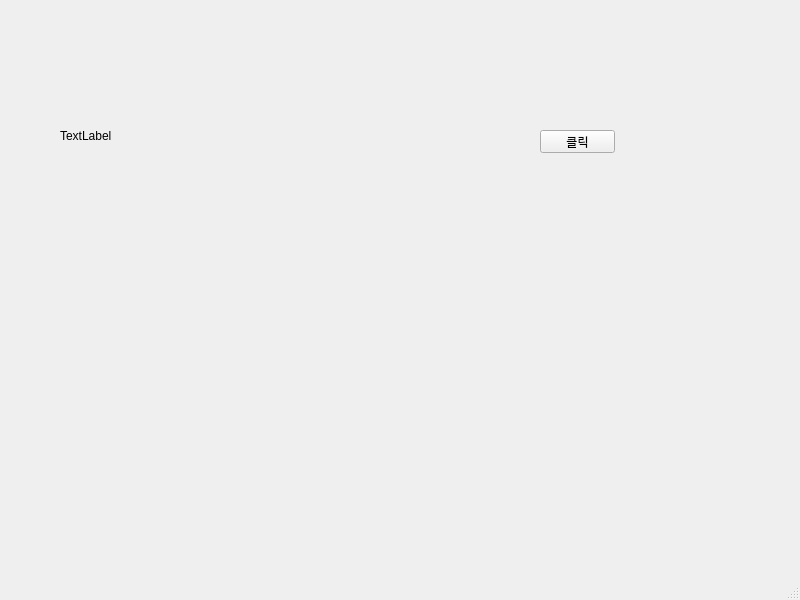
<?xml version="1.0" encoding="UTF-8"?>
<ui version="4.0">
 <class>MainWindow</class>
 <widget class="QMainWindow" name="MainWindow">
  <property name="geometry">
   <rect>
    <x>0</x>
    <y>0</y>
    <width>800</width>
    <height>600</height>
   </rect>
  </property>
  <property name="windowTitle">
   <string>MainWindow</string>
  </property>
  <widget class="QWidget" name="centralwidget">
   <widget class="QPushButton" name="pushButton">
    <property name="geometry">
     <rect>
      <x>540</x>
      <y>130</y>
      <width>75</width>
      <height>23</height>
     </rect>
    </property>
    <property name="text">
     <string>클릭</string>
    </property>
   </widget>
   <widget class="QLabel" name="label">
    <property name="geometry">
     <rect>
      <x>60</x>
      <y>120</y>
      <width>161</width>
      <height>31</height>
     </rect>
    </property>
    <property name="text">
     <string>TextLabel</string>
    </property>
   </widget>
  </widget>
  <widget class="QMenuBar" name="menubar">
   <property name="geometry">
    <rect>
     <x>0</x>
     <y>0</y>
     <width>800</width>
     <height>21</height>
    </rect>
   </property>
  </widget>
  <widget class="QStatusBar" name="statusbar"/>
 </widget>
 <resources/>
 <connections/>
</ui>
